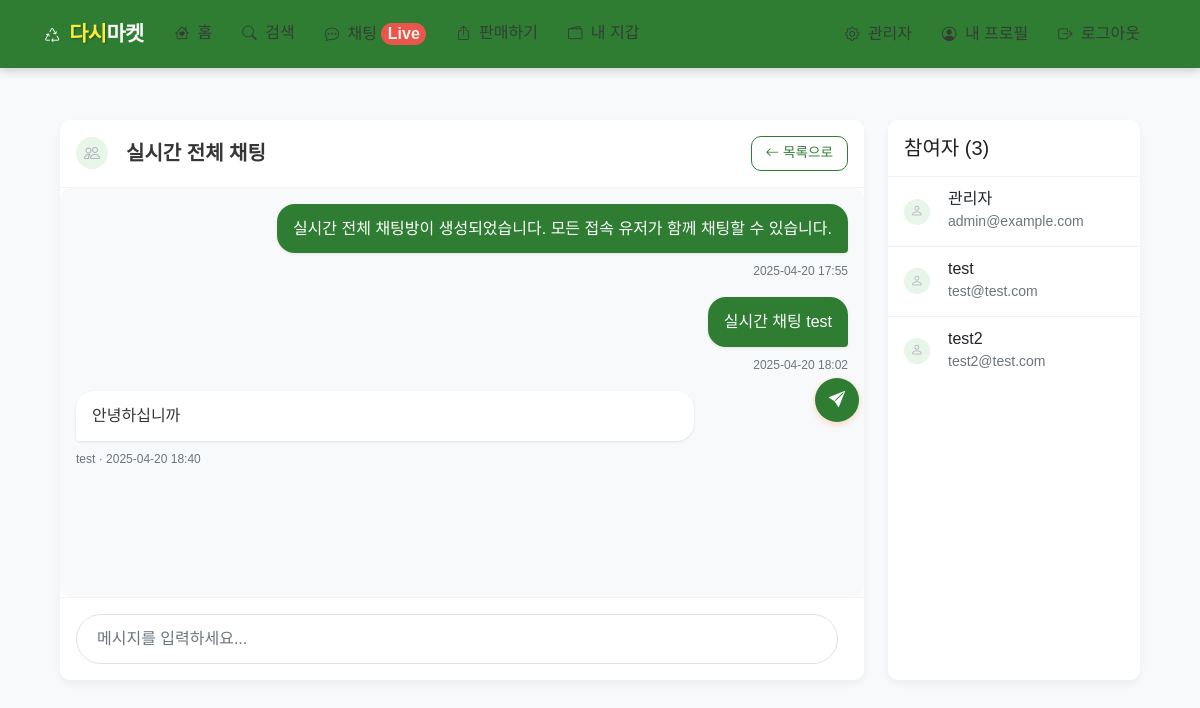
The page /chat/room/6 (signed in) on the database as committed earlier.
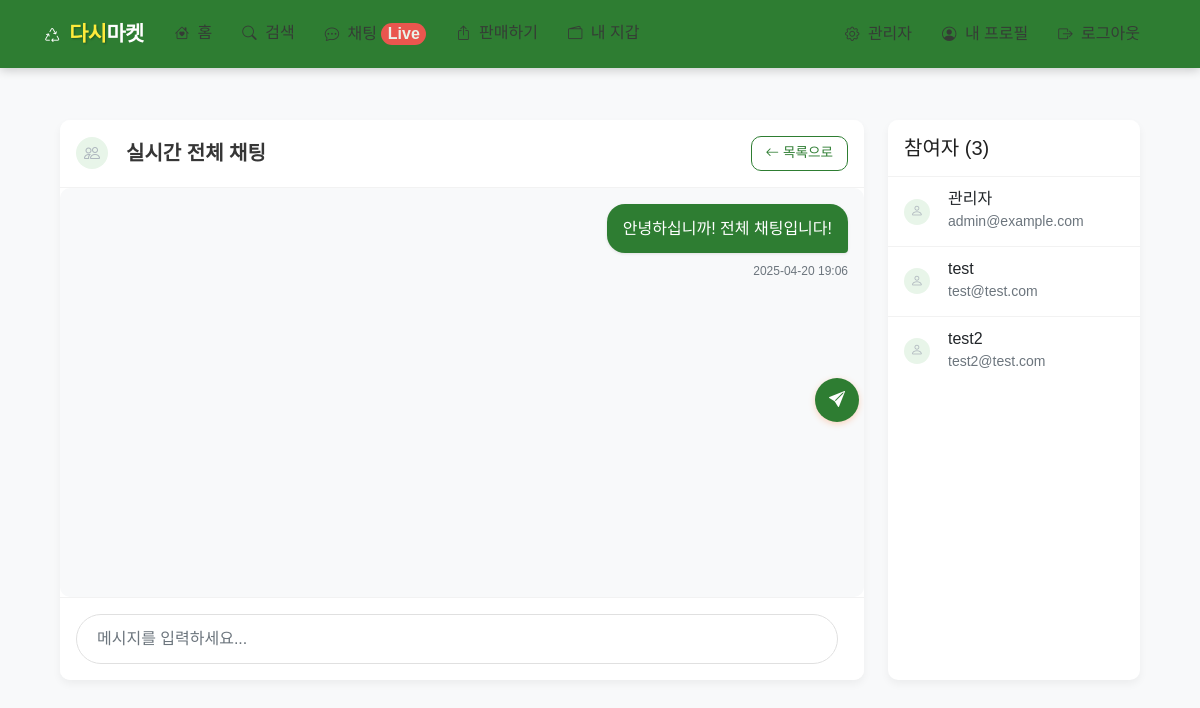
The same page on the database as committed later.
### app/models.py (models this page shows, shortened)
class ChatMessage(db.Model):
    __tablename__ = 'chat_messages'
    id = db.Column(db.Integer, primary_key=True)
    chat_room_id = db.Column(db.Integer, db.ForeignKey('chat_rooms.id'), nullable=False)
    sender_id = db.Column(db.Integer, db.ForeignKey('users.id'), nullable=False)
    content = db.Column(db.Text, nullable=False)
    created_at = db.Column(db.DateTime, default=datetime.utcnow)
    sender = db.relationship('User', backref='chat_messages')

class User(UserMixin, db.Model):
    __tablename__ = 'users'
    id = db.Column(db.Integer, primary_key=True)
    email = db.Column(db.String(120), unique=True, nullable=False)
    password_hash = db.Column(db.String(256), nullable=False)
    username = db.Column(db.String(64), nullable=False)
    profile_image = db.Column(db.String(120), nullable=True)
    created_at = db.Column(db.DateTime, default=datetime.utcnow)
    is_admin = db.Column(db.Boolean, default=False)
    is_active = db.Column(db.Boolean, default=True)
    products = db.relationship('Product', backref='seller', lazy='dynamic')
    wallet = db.relationship('Wallet', backref='user', uselist=False)

### app/chat/routes.py (the view, shortened to what this page needs)
@bp.route('/room/<int:room_id>', methods=['GET'])
@login_required
def view_room(room_id):
    chat_room = ChatRoom.query.get_or_404(room_id)
    participation = ChatParticipant.query.filter_by(
        user_id=current_user.id,
        chat_room_id=room_id
    ).first()
    messages = ChatMessage.query.filter_by(chat_room_id=room_id).order_by(ChatMessage.created_at).all()
    participation.last_read_at = datetime.utcnow()
    db.session.commit()
    other_user = None
    participants = []
    if chat_room.type == 'public':
        participants = ChatParticipant.query.filter_by(chat_room_id=room_id).all()
        participant_users = [User.query.get(p.user_id) for p in participants]
        participants = participant_users
    return render_template(
        'chat/room.html',
        title=f'채팅방 - {chat_room.name or "1:1 채팅"}',
        chat_room=chat_room,
        messages=messages,
        other_user=other_user,
        participants=participants
    )

### app/models.py (called while the page is built)
@login_manager.user_loader
def load_user(id):
    return User.query.get(int(id))

### app/templates/chat/room.html (shortened to what the changed rows need)
{% extends 'base.html' %}
{% block content %}
<div class="container py-4">
    <div class="row g-4">
        <div class="col-md-9">
            <div class="card chat-card">
                <div class="chat-messages" id="messageContainer">
                    {% if messages %}
                        {% for message in messages %}
                            <div class="message-item {% if message.sender_id == current_user.id %}text-end{% endif %}" data-message-id="{{ message.id }}">
                                <div class="message-content">
                                    {{ message.content }}
                                </div>
                                <div class="message-info">
                                    {% if message.sender_id != current_user.id %}
                                        {{ message.sender.username }} ·
                                    {% endif %}
                                    {{ message.created_at|format_datetime }}
                                </div>
                            </div>
                        {% endfor %}
                    {% else %}
                        <div class="text-empty">
                            <p>대화 내용이 없습니다. 첫 메시지를 보내보세요!</p>
                        </div>
                    {% endif %}
                </div>
            </div>
        </div>
        <div class="col-md-3">
            <div class="card chat-room-info">
                <div class="card-body p-0">
                    {% if chat_room.type == 'private' and other_user %}
                        <div class="p-3">
                            <div class="d-flex align-items-center">
                                {% if other_user.profile_image %}
                                    <img src="{{ url_for('static', filename='uploads/' + other_user.profile_image) }}" class="user-avatar" alt="{{ other_user.username }}">
                                {% else %}
                                    <div class="user-avatar">
                                        <i class="bi bi-person"></i>
                                    </div>
                                {% endif %}
                                <div>
                                    <h6 class="mb-0">{{ other_user.username }}</h6>
                                    <small class="text-muted">{{ other_user.email }}</small>
                                </div>
                            </div>
                            {% if chat_room.type == 'private' %}
                            <div class="mt-3 border-top pt-3">
                                <h6 class="mb-2">채팅방 관리</h6>
                                <div class="d-grid gap-2">
                                    <button type="button" class="btn btn-outline-secondary btn-sm" data-bs-toggle="modal" data-bs-target="#leaveChatModal">
                                        <i class="bi bi-box-arrow-left me-1"></i> 채팅방 나가기
                                    </button>
                                    <button type="button" class="btn btn-outline-danger btn-sm" data-bs-toggle="modal" data-bs-target="#closeChatModal">
                                        <i class="bi bi-trash me-1"></i> 채팅방 삭제
                                    </button>
                                </div>
                            </div>
                            {% endif %}
                        </div>
                    {% else %}
                        <div class="list-group list-group-flush">
                            {% for user in participants %}
                                <div class="list-group-item">
                                    <div class="d-flex align-items-center">
                                        {% if user.profile_image %}
                                            <img src="{{ url_for('static', filename='uploads/' + user.profile_image) }}" class="user-avatar small" alt="{{ user.username }}">
                                        {% else %}
                                            <div class="user-avatar small">
                                                <i class="bi bi-person"></i>
                                            </div>
                                        {% endif %}
                                        <div class="ms-2">
                                            <h6 class="mb-0">{{ user.username }}</h6>
                                            <small class="text-muted">{{ user.email }}</small>
                                        </div>
                                    </div>
                                </div>
                            {% endfor %}
                        </div>
                    {% endif %}
                </div>
            </div>
        </div>
    </div>
</div>
{% endblock %}

Rows that differ between the two databases and show on the page:
removed ChatMessage: content "실시간 전체 채팅방이 생성되었습니다. 모든 접속 유저가 함께 채팅할 수 있습니다.", created_at "2025-04-20 17:55"
removed ChatMessage: content "실시간 채팅 test", created_at "2025-04-20 18:02"
removed ChatMessage: content "안녕하십니까", sender.username "test", created_at "2025-04-20 18:40"
added ChatMessage: content "안녕하십니까! 전체 채팅입니다!", created_at "2025-04-20 19:06"
